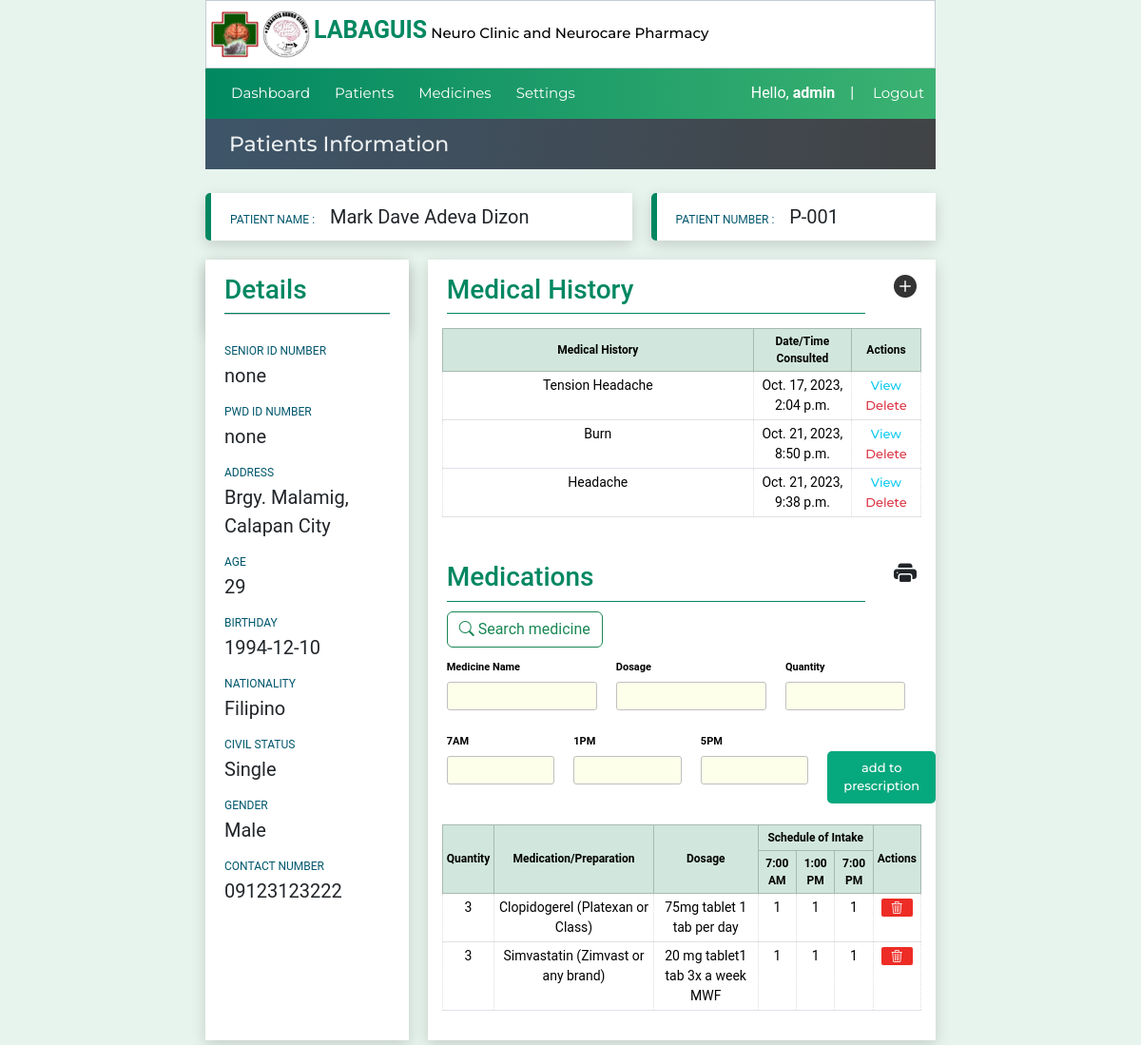
Page /patientinfo/26 (signed in) on the committed database.
### website/models.py (models this page shows, shortened)
class Patient(models.Model):
    created_at = models.DateTimeField(auto_now_add=True)
    patient_code=models.CharField(max_length=50)
    first_name = models.CharField(max_length=50)
    middle_name = models.CharField(max_length=50)
    last_name = models.CharField(max_length=50)
    age = models.CharField(max_length=50)
    bday = models.CharField(max_length=50,default='')
    civil_status = models.CharField(max_length=50,default='')
    gender = models.CharField(max_length=50)
    address = models.CharField(max_length=100)
    contact_number = models.CharField(max_length=50)
    srID = models.CharField(max_length=50,null=True, blank=True)
    pwdID = models.CharField(max_length=50,null=True, blank=True)
    nationality = models.CharField(max_length=50,null=True, blank=True)

class Patienthistory(models.Model):
    created_at = models.DateTimeField(auto_now_add=True)
    consultCounter = models.CharField(max_length=50)
    patient_code=models.CharField(max_length=50)
    diagnosis = models.TextField(default="*under observation",max_length=500,null=True, blank=True)
    remarks = models.TextField(max_length=500,null=True, blank=True)
    objectives = models.TextField(max_length=500,null=True, blank=True)
    plans_recommendations = models.TextField(max_length=500,null=True, blank=True)
    bp = models.CharField(max_length=50,null=True, blank=True)

class Prescription(models.Model):
    created_at = models.DateField(auto_now_add=True)
    patient_code=models.CharField(max_length=50)
    quantity = models.CharField(max_length=50)
    medicine_name = models.CharField(max_length=100)
    dosage = models.CharField(max_length=50)
    morning = models.CharField(max_length=50)
    noon = models.CharField(max_length=50)
    evening = models.CharField(max_length=50)

### website/views.py (the view, shortened to what this page needs)
# urls.py: path('patientinfo/<int:pk>', views.patientinfo, name='patientinfo'),
@login_required(login_url="loginuser")
def patientinfo(request,pk,selectedmed=''):
    date_joined = datetime.now()
    formatted_datetime = formats.date_format(date_joined, "SHORT_DATETIME_FORMAT")
    context = patientinfoData(pk)
    context['medicinedata'] =Medicinelist.objects.all()
    pCode=patientinfoData(pk)['patient_record'].patient_code
    return render(request, 'patientinfo.html',context)

### website/templatetags/custom_tags.py (called while the page is built)
@register.simple_tag
def Medhistory(pcode):
    Phistory = Patienthistory.objects.filter(patient_code=pcode)
    return Phistory

### website/views.py (called while the page is built)
def patientinfoData(pk):
    medicines_list = Medicinelist.objects.all()
    patient_record = Patient.objects.get(id=pk)
    medicationrecord = Prescription.objects.filter(patient_code=patient_record.patient_code)
    context = { 'medicationrecord': medicationrecord,
               'patient_record':patient_record,
               'medicines_list':medicines_list,
               'pCode':patient_record.patient_code,
               'pID':pk,
               }
    return context

### website/templates/patientinfo.html (shortened to what this page needs)
{% extends 'index.html' %}
{% load custom_tags %}
{% block pagetitle %}Patients Information{% endblock pagetitle %}
{% block content %}
<div class="info-row1">
  <div class="col1-info">
    <label class="lbl-pname">PATIENT NAME : &nbsp &nbsp </label>
    <label class="value-pname">{{patient_record.first_name}} {{patient_record.middle_name}}
      {{patient_record.last_name }}
    </label>
  </div>
  <div class="col2-info">
    <label class="lbl-pname">PATIENT NUMBER : &nbsp &nbsp</label>
    <label class="value-pname">{{patient_record.patient_code}} </label>
  </div>
</div>
<div class="info-row2">
  <div class="detials-container">
    <div class="pdetails-head">
      <div class="lbl-details">
        <h3>Details</h3>
      </div>
      <hr>
    </div>
    <div class="pdetails-body">
      <label class="lbl-pname">SENIOR ID NUMBER</label><br />
      <label class="value-pname">{{patient_record.srID}} </label>
    </div>
    <div class="pdetails-body">
      <label class="lbl-pname">PWD ID NUMBER</label><br />
      <label class="value-pname">{{patient_record.pwdID}} </label>
    </div>
    <div class="pdetails-body">
      <label class="lbl-pname">ADDRESS</label><br />
      <label class="value-pname">{{patient_record.address}} </label>
    </div>
    <div class="pdetails-body">
      <label class="lbl-pname">AGE</label><br />
      <label class="value-pname">{{patient_record.age}} </label>
    </div>
    <div class="pdetails-body">
      <label class="lbl-pname">BIRTHDAY</label><br />
      <label class="value-pname">{{patient_record.bday}} </label>
    </div>
    <div class="pdetails-body">
      <label class="lbl-pname">NATIONALITY</label><br />
      <label class="value-pname">{{patient_record.nationality}} </label>
    </div>
    <div class="pdetails-body">
      <label class="lbl-pname">CIVIL STATUS</label><br />
      <label class="value-pname">{{patient_record.civil_status}} </label>
    </div>
    <div class="pdetails-body">
      <label class="lbl-pname">GENDER</label><br />
      <label class="value-pname">{{patient_record.gender}} </label>
    </div>
    <div class="pdetails-body">
      <label class="lbl-pname">CONTACT NUMBER</label><br />
      <label class="value-pname">{{patient_record.contact_number}} </label>
    </div>
  </div>
  <div class="details-history">
    <div class="phistory-head">
      {% block title %}
      <div class="lbl-details">
        <h3>Medical History</h3>
      </div>
      <div class="add-medication"><a href="{% url "medicalhistorytb" patient_record.id%}">
          <h4><i class="bi bi-plus-circle-fill"></i></h4>
        </a></div>
      {% endblock title %}
    </div>
    {% block content1 %}
    <div class="medicalhistorytable">
      {% Medhistory patient_record.patient_code as records %}
      <table id="table-medications" class="table table-sm table-bordered">
        <thead class="table-success">
          <th colspan="5" width="65%">Medical History</th>
          <th colspan="1">Date/Time Consulted</th>
          <th colspan="1">Actions</th>
        </thead>
        {% for record in records %}
        <tr>
          <td colspan="5" width="65%">{{record.remarks}}
          </td>
          <td colspan="1">{{record.created_at}}</td>
          <td colspan="1">
            &nbsp <a class="link link-info" href="{% url "medicalhistoryinfo" patient_record.id record.id%}">View</a>
            &nbsp <a class="link link-danger"
              href="{% url "deletemedicalhistory" patient_record.id record.id%}">Delete</a>
          </td>
        </tr>
        {% endfor %}
      </table>
    </div>
    <div class="phistory-head">
      <div class="lbl-details">
        <h3>Medications</h3>
      </div>
      <div class="add-medication">
        <a type="button" data-bs-toggle="modal" data-bs-target="#print_report">
          <h4><i class="bi bi-printer-fill"></i></h4>
      </div>
  </div>
  <form method="POST" id="additsem-form">
    <a class="btn btn-outline-success" style="margin-left:20px;margin-top:10px;"   type="button" data-bs-toggle="modal" data-bs-target="#searchmedicine"><i class="bi bi-search"></i> Search medicine</a>
    <div class="reg-row">
      <div class="medicine-col" style="width:100%;">
        {% if medselected %}
                    <label class="reg-label">Medicine Name</label><br />
                    <input class="medicine-input" list="medlist" name="medName" value="{{medselected.medicine_name}}" required />
                    <datalist id="medlist">
                      {% for medListItem in medicines_list %}
                      <option value="{{medListItem.medicine_name}}">
                        {% endfor %}
                    </datalist>
                  </div>
                  <div class="medicine-col">
                    <label class="reg-label">Dosage</label><br />
                    <input class="medicine-input" name="dosage" value="{{medselected.dosage}}" required />
                  </div>
                  <div class="medicine-col">
                    <label class="reg-label">Quantity</label><br />
                    <input class="medicine-input" name="qtyvalue" style="width:80%;" required />
                  </div>
        {% else %}
                  <label class="reg-label">Medicine Name</label><br />
                  <input class="medicine-input" list="medlist" name="medName" required />
                </div>
                <div class="medicine-col">
                  <label class="reg-label">Dosage</label><br />
                  <input class="medicine-input" name="dosage" required />
                </div>
                <div class="medicine-col">
                  <label class="reg-label">Quantity</label><br />
                  <input class="medicine-input" name="qtyvalue" style="width:80%;" required />
                </div>
        {% endif %}
    </div>
    <br>
    <div class="reg-row" style="padding-top:0px">
      <div class="medicine-col">
        <label class="reg-label">7AM</label><br />
        <input class="medicine-input" name="am" required />
      </div>
      <div class="medicine-col">
        <label class="reg-label">1PM</label><br />
        <input class="medicine-input" name="noon" required />
      </div>
      <div class="medicine-col">
        <label class="reg-label">5PM</label><br />
        <input class="medicine-input" name="pmvalue" required />
      </div>
      <div class="medicine-col">
        <button class="btn-addmed btn-success mt-4 p-2" type="submit" name="addtoprescription">add to prescription</button>
      </div>
    </div>
  </form>
  <div class="medicalhistorytable">
    <table id="table-medications" class="table table-sm table-bordered">
      <thead class="table-success">
        <tr>
          <th rowspan="2">Quantity</th>
          <th rowspan="2">Medication/Preparation</th>
          <th rowspan="2">Dosage</th>
          <th colspan="3">Schedule of Intake</th>
          <th rowspan="2">Actions</th>
        </tr>
        <tr>
          <th>7:00 AM</th>
          <th>1:00 PM</th>
          <th>7:00 PM</th>
        </tr>
      </thead>
      <tbody>
        {% if medicationrecord %}
        {% for medrecord in medicationrecord %}
        <tr>
          <td>{{medrecord.quantity}}</td>
          <td>{{medrecord.medicine_name}}</td>
          <td>{{medrecord.dosage}}</td>
          <td>{{medrecord.morning}}</td>
          <td>{{medrecord.noon}}</td>
          <td>{{medrecord.evening}}</td>
          <td>
            <a href="{% url "deleteitemprescription" patient_record.id medrecord.id %}" style="padding:0 10px;margin:0;"
              name="delete_presciption_item" type='submit' value="{{medrecord.id}}" id="link-delete">
              <i class="bi bi-trash3"></i></a>
          </td>
        </tr>
        {% endfor %}
        {% else %}
        <td colspan="6">No current prescription data.</td>
        {% endif %}
      </tbody>
    </table>
  </div>
  {% endblock content1 %}
</div>
</div>
</div>
{% endblock content %}

### website/templates/navbar.html (shortened to what this page needs)
<div class="header-main ">
    <nav class="navbar navbar-dark navbar-expand-md ">
        <div class="container-fluid">
          <div class="collapse navbar-collapse" id="navbarNav">
            <ul class="navbar-nav">
              <li class="nav-item ">
                <a class="nav-link active" aria-current="page" href="{% url "dashboard" %}">Dashboard</a>
              </li>
              <li class="nav-item">
                <a class="nav-link " href="{% url "patientlist" %}">Patients</a>
              </li>
              <li class="nav-item">
                <a class="nav-link" href="{% url "medications" %}">Medicines</a>
              </li>
              <li class="nav-item">
                <a class="nav-link" href="{% url "registrationpage" %}">Settings</a>
              </li>
            </ul>
          </div>
          Hello,&nbsp <b>{{request.user}}</b> &nbsp &nbsp | &nbsp
        </div>
        <a class="nav-item nav-link navbar-nav" style="margin-right:10px;" href="{% url "logoutuser" %}">Logout</a>
      </nav>
</div>

### website/static/style.css (style rules this page uses)
* { box-sizing:border-box; margin: 0; padding: 0; font-family: 'Roboto', sans-serif; }
body { background-color: #e7f3ed; }
header li,a,strong, button { font-family: 'Montserrat', sans-serif; font-weight: 500; font-size: 13px; color: #edf0f1; text-decoration: none; padding: 0px 0px; margin: 0px 0px; }
.nav-link { font-size: 15px; }
.left-menu lu,li { font-size: 5px; text-decoration: none; color: black; padding: 5px; list-style: none; margin: 0; }
.reg-label { font-size: 11px; font-weight: 600; color:black; }
.reg-row { display:inline-flex; width: 100%; margin: 0px 0; }
.btn-addmed { background-color: #06a87d; color: white; padding: 6px 20px; border-radius: 5px; border-style: none; margin-top: 22px; }
table { width: 100%; }
th { padding: 10px; font-size: 12px; color: black; background-color: #b4c3d33c; }
tr { font-size: 14px; }
td { border: 1px dotted #ddd; width: auto; }
#link-delete { color: white; border: 1px solid white; padding: 5px 8px; background-color:rgba(235, 18, 11, 0.89); border-radius: 3px; }
.info-row1 { display: inline-flex; width: 100%; }
.info-row2 { display: inline-flex; width: 100%; }
.lbl-pname { font-size:12px; position: relative; color: #01576d; }
.value-pname { font-size: 20px; font-style: bold; }
.col1-info { margin: 20px 0; margin-right: 20px; padding: 10px 20px; background-color:white; width:60%; border-left: 6px solid rgb(0,135,97); border-radius: 5px 0 0 5px; box-shadow: 0 5px 15px 0 #00000026; }
.col2-info { margin: 20px 0; padding: 10px 20px; background-color:white; width:40%; border-left: 6px solid rgb(0,135,97); border-radius: 5px 0 0 5px; box-shadow: 0 5px 15px 0 #00000026; }
.pdetails-head { width: 100%; padding: 15px 20px; border-radius: 5px 5px 0 0; box-shadow: 0 5px 15px 0 #00000026; }
.pdetails-body { padding-left:20px; padding-top: 10px; background-color: white; width: 100%; }
.lbl-details { color: rgb(0,135,97); border-bottom: 1px solid rgb(0,135,97); width: 100%; }
.detials-container { margin-right: 20px; display: block; width: 40%; box-shadow: 0 5px 15px 0 #00000026; background-color:white; }
.medicine-input { border-style: solid; border-color: silver; border-radius: 3px; border-width: 1px; padding-left: 5px; padding: 2px 5px; width: 100%; }
.medicine-col { padding: 7px 0 7px 20px; width: 100%; }
hr { margin: 0; padding: 0; }
.details-history { background-color:white; width: 100%; box-shadow: 0 5px 15px 0 #00000026; }
.phistory-head { display: inline-flex; width: 100%; padding: 15px 20px 0 20px; border-radius: 5px 5px 0 0; justify-content:space-between; }
.medicalhistorytable { padding: 15px; }
.add-medication { margin-left: 30px; }
.add-medication a { color:rgb(0, 0, 0,0.8); }
input, textarea, select { background-color: rgba(249, 255, 189, 0.3); padding: auto; font-family: 'Arial'; margin: 5px 0 5px 0; padding: 5px 0 5px 0; }
#table-medications { text-align: center; }
#table-medications th { vertical-align:middle; }
.header-main { height: 100%; margin: 0px 18%; background-color: #80c3e3; background: rgb(1,136,97); background: linear-gradient(90deg, rgba(1,136,97,1) 0%, rgba(31,157,105,1) 50%, rgba(59,178,113,1) 100%); color: white; }
.header-main * { color: white; }
.navbar { padding: 2px; }
.reg-rows label,span,p,ul,li { font-size: 15px; }

### rows in the picture
Patient: first_name "Mark Dave", middle_name "Adeva", last_name "Dizon", patient_code "P-001", srID "none", pwdID "none", address "Brgy. Malamig, Calapan City", age "29", bday "1994-12-10", nationality "Filipino", civil_status "Single", gender "Male", contact_number "09123123222"
Patienthistory: remarks "Tension Headache", created_at "Oct. 17, 2023, 2:04 p.m."
Patienthistory: remarks "Burn", created_at "Oct. 21, 2023, 8:50 p.m."
Patienthistory: remarks "Headache", created_at "Oct. 21, 2023, 9:38 p.m."
Prescription: quantity "3", medicine_name "Clopidogerel (Platexan or Class)", dosage "75mg tablet 1 tab per day", morning "1", noon "1", evening "1", {{ medrecord.id }} 31 (drawn)
Prescription: quantity "3", medicine_name "Simvastatin (Zimvast or any brand)", dosage "20 mg tablet1 tab 3x a week MWF", morning "1", noon "1", evening "1", {{ medrecord.id }} 33 (drawn)

### other values in the picture
{{ request.user }} "admin"
